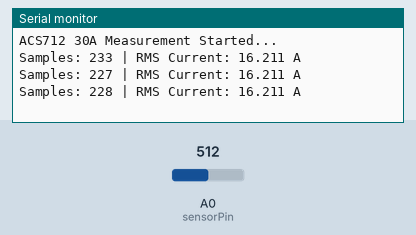
A sketch run on a simulated Arduino Uno, built with avr-gcc and run on an emulated ATmega328P. On the bench: the last lines printed to the serial monitor. Inputs (shaded band) come from the test bench; at power-on: A0 (sensorPin) = 512.

Above: at 1.2 s.
1.3 s: A0 (sensorPin) set to 716
At 2.1 s:
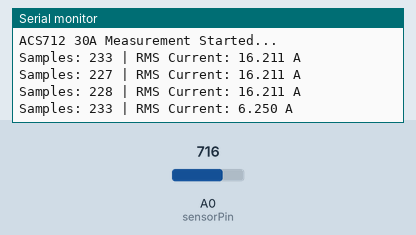
2.8 s: A0 (sensorPin) set to 900
At 3.2 s:
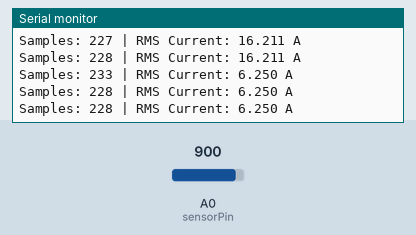
Timing chart, 0 to 5.8 s (numbered marks = the images above; inputs shaded):
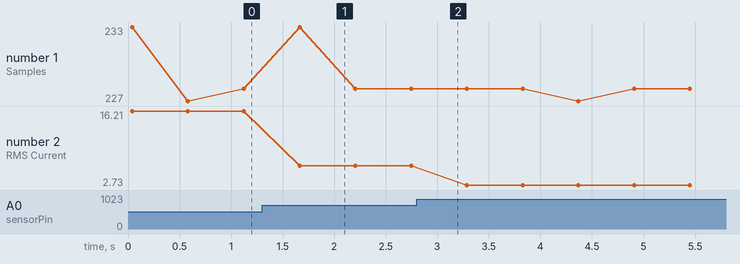

The sketch:

rmscurrent_measurement_using_Acs712.ino
```cpp
const int sensorPin = A0;
const int offsetValue = 844;      // Your zero-load raw reading
const float sensitivity = 0.066; // 66mV/A for 30A model
const float voltsPerUnit = 3.3 / 1024.0; // ESP8266 ADC math

void setup() {
  Serial.begin(115200);
  Serial.println("ACS712 30A Measurement Started...");
}

void loop() {
  uint32_t period = 40; // Sample over 2 full cycles (50Hz = 20ms per cycle)
  uint32_t startTime = millis();

  uint32_t samples = 0;
  float sumSquaredDiff = 0;

  while (millis() - startTime < period) {
    int rawValue = analogRead(sensorPin);

    // Calculate how far the current value is from your 542 center
    float diff = (float)rawValue - offsetValue;

    // Square the difference to handle AC (makes all values positive)
    sumSquaredDiff += (diff * diff);
    samples++;

    // Small yield to keep ESP8266 background tasks (WiFi/WDT) happy
    if (samples % 10 == 0) yield();
  }

  // 1. Calculate Mean of Squares
  float meanSquare = sumSquaredDiff / samples;

  // 2. Take Square Root to get RMS in "Raw Units"
  float rmsRaw = sqrt(meanSquare);

  // 3. Convert Raw Units to Voltage, then to Amperes
  float currentRMS = (rmsRaw * voltsPerUnit) / sensitivity;

  // Print results
  if (currentRMS < 0.10) currentRMS = 0.0; // Simple noise floor

  Serial.print("Samples: "); Serial.print(samples);
  Serial.print(" | RMS Current: "); Serial.print(currentRMS, 3);
  Serial.println(" A");

  delay(500);
}
```

Measured:
- after the input at 1.3 s, the serial monitor: prints a new line after 0.36 s (image 1)
- plotted number 2: 16.21 → 6.25 after the input at 1.3 s, 6.25 → 2.73 after the input at 2.8 s
